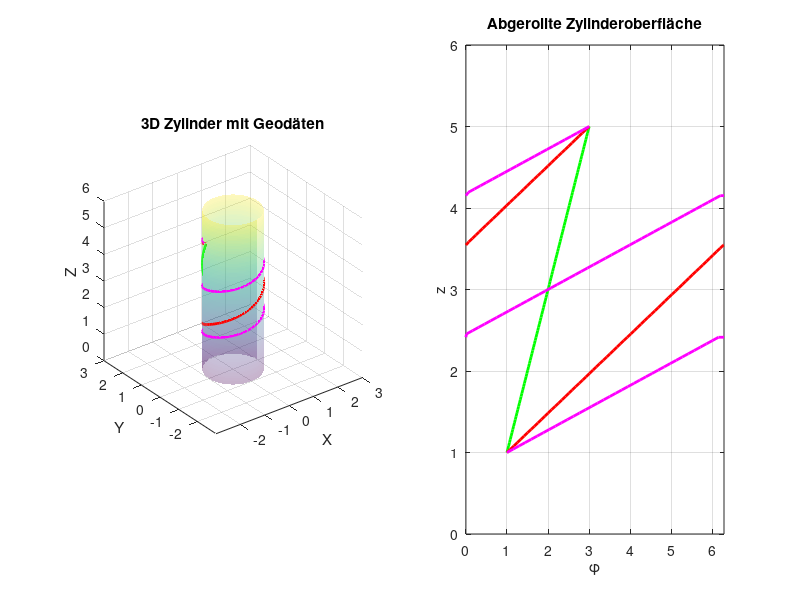

MATLAB code for this plot:
% Parameter für den Zylinder
radius = 1;
height = 6;
theta = linspace(0, 2*pi, 100);
z = linspace(0, height, 100);

% Zylinder 3D Koordinaten
[Theta, Z] = meshgrid(theta, z);
X = radius * cos(Theta);
Y = radius * sin(Theta);

% Geodäten im 3D-Raum
z_line = linspace(1, 5, 100);
theta1 = linspace(1, 3, 100);          % Geodäte ohne Umrundung
theta2 = linspace(1, 3 + 2*pi, 100);   % Geodäte mit einer Umrundung
theta3 = linspace(1, 3 + 4*pi, 100);   % Geodäte mit zwei Umrundungen

% Erstellen einer neuen Figur
figure;

% 3D Zylinder Plot
subplot(1, 2, 1);
surf(X, Y, Z, 'FaceAlpha', 0.3, 'EdgeColor', 'none');
hold on;

% Geodäten plotten
plot3(radius*cos(theta1), radius*sin(theta1), z_line, 'g', 'LineWidth', 2);
plot3(radius*cos(theta2), radius*sin(theta2), z_line, 'r', 'LineWidth', 2);
plot3(radius*cos(theta3), radius*sin(theta3), z_line, 'm', 'LineWidth', 2);

% Achsen und Beschriftungen
axis equal;
xlabel('X');
ylabel('Y');
zlabel('Z');
title('3D Zylinder mit Geodäten');
grid on;

% 2D Zylinder-Oberfläche abrollen
subplot(1, 2, 2);

% Geodäte 1 im 2D Raum
phi1 = linspace(1, 3, 100);

% Geodäte 2 im 2D Raum
phi2 = linspace(1, 3 + 2*pi, 100);
phi2_wrapped = mod(phi2, 2*pi);

% Geodäte 3 im 2D Raum
phi3 = linspace(1, 3 + 4*pi, 100);
phi3_wrapped = mod(phi3, 2*pi);

% Zylinder-Oberfläche plotten
plot(phi1, z_line, 'g', 'LineWidth', 2);
hold on;

% Geodäte 2: Erstellen neuer Linien bei Überlauf
start_idx = 1;
for i = 2:length(phi2_wrapped)
    if phi2_wrapped(i) < phi2_wrapped(i-1)
        plot([phi2_wrapped(start_idx:i-1), 2*pi], [z_line(start_idx:i-1), z_line(i-1)], 'r', 'LineWidth', 2);
        start_idx = i;
        plot([0, phi2_wrapped(i)], [z_line(i-1), z_line(i)], 'r', 'LineWidth', 2);
    end
end
plot(phi2_wrapped(start_idx:end), z_line(start_idx:end), 'r', 'LineWidth', 2);

% Geodäte 3: Erstellen neuer Linien bei Überlauf
start_idx = 1;
for i = 2:length(phi3_wrapped)
    if phi3_wrapped(i) < phi3_wrapped(i-1)
        plot([phi3_wrapped(start_idx:i-1), 2*pi], [z_line(start_idx:i-1), z_line(i-1)], 'm', 'LineWidth', 2);
        start_idx = i;
        plot([0, phi3_wrapped(i)], [z_line(i-1), z_line(i)], 'm', 'LineWidth', 2);
    end
end
plot(phi3_wrapped(start_idx:end), z_line(start_idx:end), 'm', 'LineWidth', 2);

% Achsen und Beschriftungen
xlim([0 2*pi]);
ylim([0 6]);
xlabel('\phi');
ylabel('z');
title('Abgerollte Zylinderoberfläche');
grid on;
